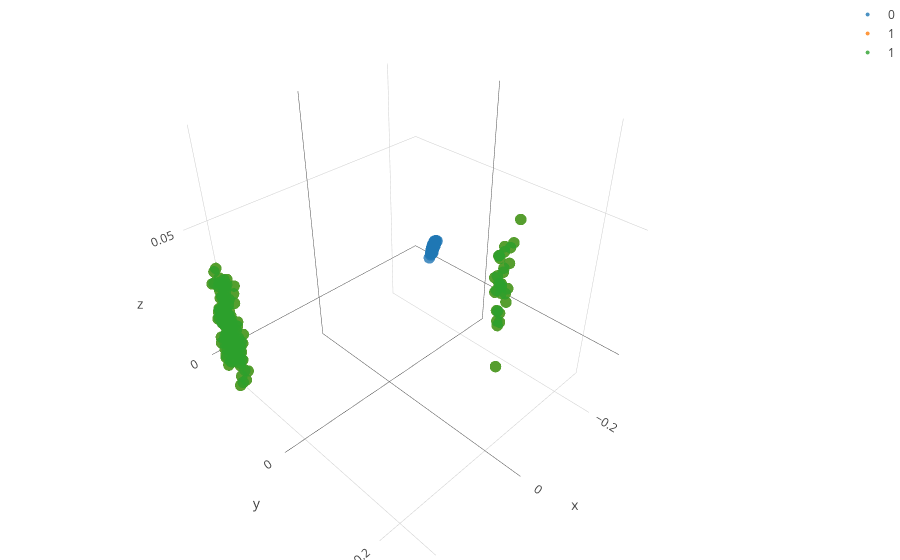

The notebook cell this image was saved under:
### Code cell
print(X_se.shape)
print(COMPS.shape)

fig_data= [go.Scatter3d(
        x = X_se[[x for x in range(sum(Sizes)) if label_vector[x] == i],0],
        y = X_se[[x for x in range(sum(Sizes)) if label_vector[x] == i],1],
        z = X_se[[x for x in range(sum(Sizes)) if label_vector[x] == i],2],
        type='scatter3d',
        mode= "markers",
        marker= {
        'line': {'width': 0},
        'size': 4,
        'symbol': 'circle',
      "opacity": .8
      },
      name= str(i)
    ) for i in labels]



layout = go.Layout(
    margin=dict(
        l=0,
        r=0,
        b=0,
        t=0
    )
)
fig = go.Figure(data=fig_data, layout=layout)
iplot(fig)

### Figure 1 — Plotly figure (JSON) as saved in the notebook; plotly's stock layout.template omitted (floating-point values rounded to 4 significant figures; data arrays with more than 128 entries replaced by an {"elided": "..."} marker saying what was removed)
{"data": [{"marker": {"line": {"width": 0}, "opacity": 0.8, "size": 4, "symbol": "circle"}, "mode": "markers", "name": "0", "type": "scatter3d", "x": {"elided": "170 float values"}, "y": {"elided": "170 float values"}, "z": {"elided": "170 float values"}}, {"marker": {"line": {"width": 0}, "opacity": 0.8, "size": 4, "symbol": "circle"}, "mode": "markers", "name": "1", "type": "scatter3d", "x": {"elided": "160 float values"}, "y": {"elided": "160 float values"}, "z": {"elided": "160 float values"}}, {"marker": {"line": {"width": 0}, "opacity": 0.8, "size": 4, "symbol": "circle"}, "mode": "markers", "name": "1", "type": "scatter3d", "x": {"elided": "160 float values"}, "y": {"elided": "160 float values"}, "z": {"elided": "160 float values"}}], "layout": {"margin": {"b": 0, "l": 0, "r": 0, "t": 0}}}
